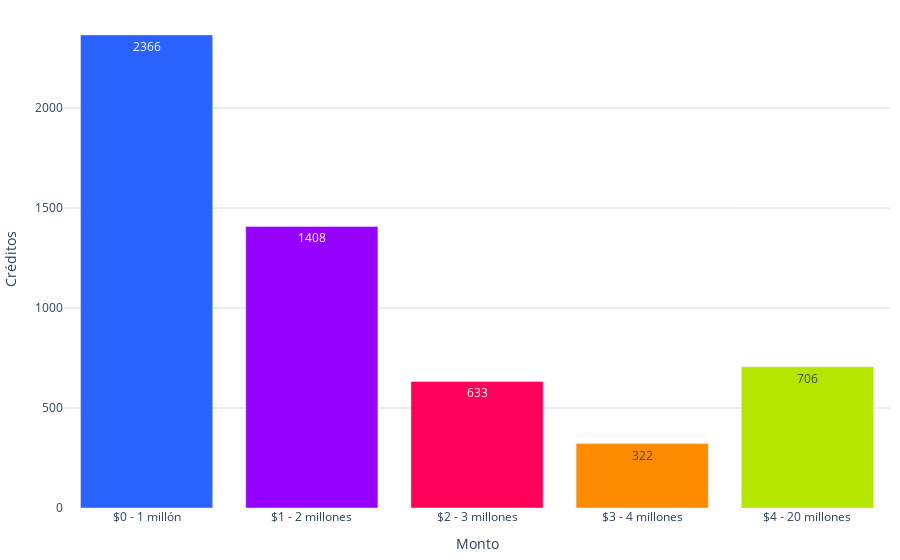

Write notebook code for a chart like this one.
### Code cell
labels = df_conteo_por_rango['rango']
values = df_conteo_por_rango['conteo']
#trimestre = tabla_porcentajes['trimestre']
colores = ['#2962ff', '#9500ff', '#ff0059', '#ff8c00', '#b4e600', '#2EC2A2','#E50CB6']

fig = go.Figure()
#trimestres = tabla_porcentajes.columns
fig.add_trace(go.Bar(
        #name=f'Trimestre {trimestre}', 
        x=labels, 
        y=values, 
        marker_color=colores,
        text=values,  # Texto que se mostrará en las barras (porcentaje)
        textposition='inside',  # Posición del texto (puede ser 'inside' o 'outside')
        #texttemplate='%{text:.1f}%', 
    )
)    
fig.update_layout(
    #barmode='stack', 
    #title='Distribución de créditos por monto 2022',
    #title_font_size = 20,
    xaxis=dict(title="Monto"),
    yaxis=dict(
        title='Créditos', # Título del eje y
        gridcolor='#dddcda', # Color de las líneas que dividen los rangos del eje Y         
    ),  margin=dict(l=10, r=10, t=10, b=10),  # Ajusta los márgenes (left, right, top, bottom)        
    plot_bgcolor='rgba(0,0,0,0)',  # Color de fondo del gráfico
    legend=dict(
        yanchor="top",
        y=0.99,
    )
)
# Exportar gráfica como archivo HTML
def guardar_grafico_como_html(fig, nombre_archivo, carpeta='assets/graficas'):
    # Crear la carpeta si no existe
    if not os.path.exists(carpeta):
        os.makedirs(carpeta)
    
    config = {
        'displaylogo': False,  # Ocultar el logo de Plotly
        'modeBarButtonsToRemove': [
            'toImage',       # Botón para guardar como imagen
            'select2d',      # Box select
            'lasso2d',       # Lasso select
            'resetScale2d',  # Reset Axes
        ]
    }
    # Gráfica como archivo HTML en la carpeta especificada
    pio.write_html(fig, f'{carpeta}/{nombre_archivo}.html', config=config)


guardar_grafico_como_html(fig, 'g_bar_creditos_monto_2024',  carpeta='assets/graficas')
fig.show()

### Figure 1 — Plotly figure (JSON) as saved in the notebook; plotly's stock layout.template omitted (floating-point values rounded to 4 significant figures)
{"data": [{"marker": {"color": ["#2962ff", "#9500ff", "#ff0059", "#ff8c00", "#b4e600", "#2EC2A2", "#E50CB6"]}, "text": [2366, 1408, 633, 322, 706], "textposition": "inside", "type": "bar", "x": ["$0 - 1 millón", "$1 - 2 millones", "$2 - 3 millones", "$3 - 4 millones", "$4 - 20 millones"], "y": [2366, 1408, 633, 322, 706]}], "layout": {"legend": {"y": 0.99, "yanchor": "top"}, "margin": {"b": 10, "l": 10, "r": 10, "t": 10}, "plot_bgcolor": "rgba(0,0,0,0)", "xaxis": {"title": {"text": "Monto"}}, "yaxis": {"gridcolor": "#dddcda", "title": {"text": "Créditos"}}}}
